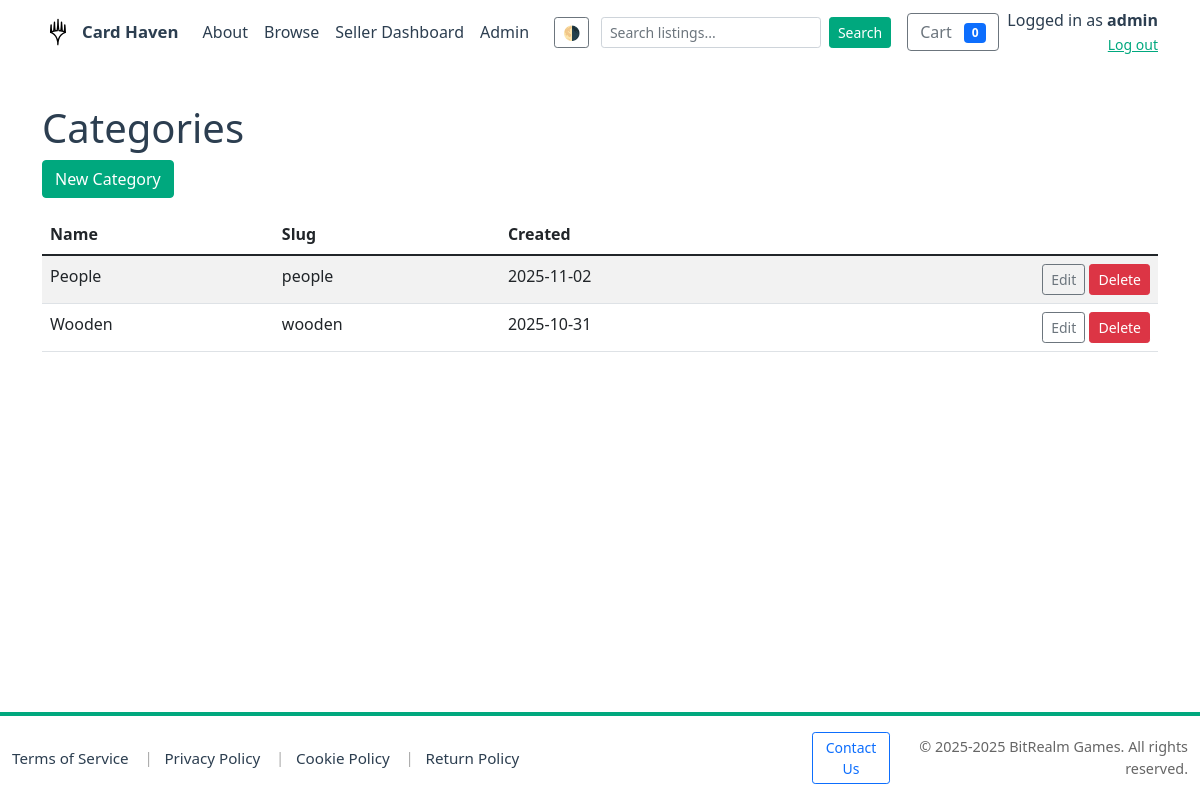
The app's page /admin/categories (signed in), older data.
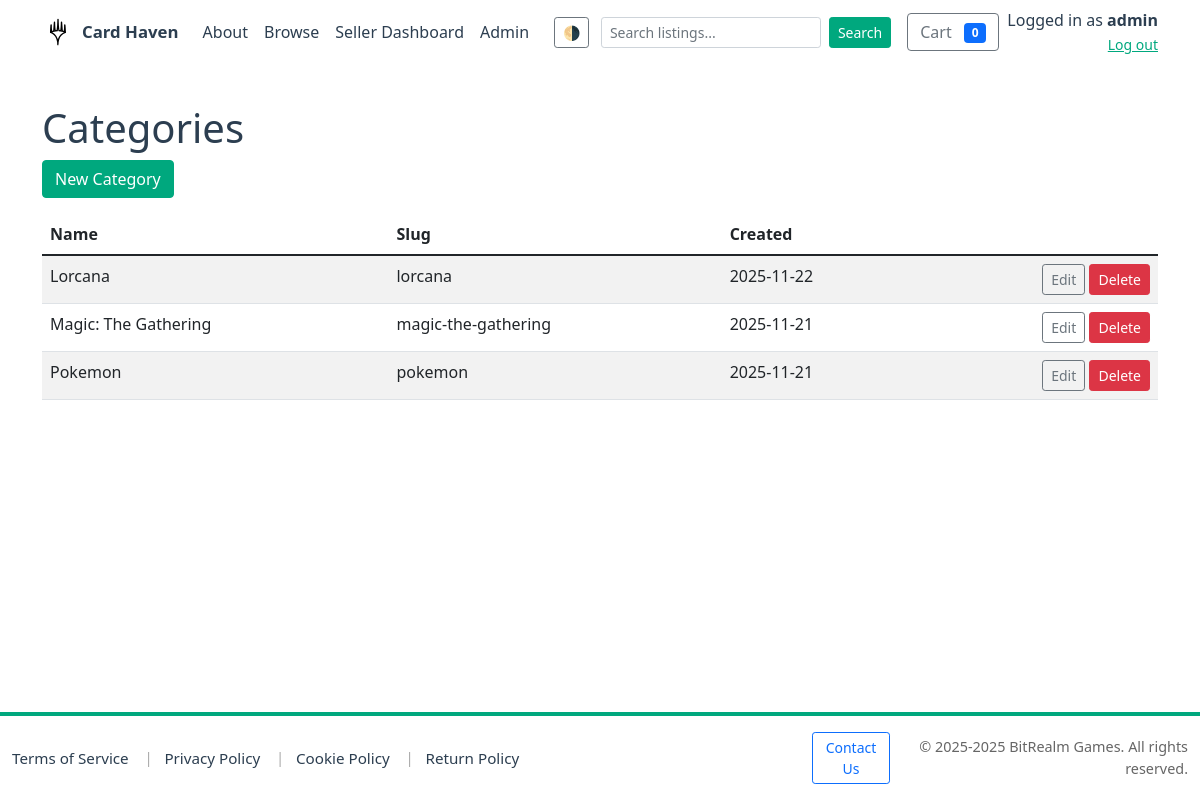
The same page, newer data.
### models.py (models this page shows, shortened)
class Category(db.Model):
    __tablename__ = 'categories'
    id = db.Column(db.Integer, primary_key=True)
    name = db.Column(db.String(255), unique=True, nullable=False)
    slug = db.Column(db.String(255), unique=True)
    description = db.Column(db.Text)
    created_at = db.Column(db.DateTime, default=datetime.utcnow)
    legacy_products = db.relationship('Product', back_populates='category', lazy='dynamic')
    products = db.relationship('Product', secondary=product_categories, back_populates='categories', lazy='dynamic')

### app.py (the view)
@app.route('/admin/categories')
@admin_required
def admin_categories():
    conn = get_db_connection()
    cur = conn.cursor()
    cur.execute("SELECT id, name, slug, description, created_at FROM categories ORDER BY name")
    categories = cur.fetchall()
    conn.close()
    return render_template('admin/categories.html', categories=categories)

### app.py (called while the page is built)
def get_db_connection(path=DB_PATH):
    conn = sqlite3.connect(path)
    conn.row_factory = sqlite3.Row
    conn.execute("PRAGMA foreign_keys = ON;")
    try:
        cur = conn.cursor()
        cur.execute("PRAGMA table_info(products)")
        cols = [r['name'] for r in cur.fetchall()]
        if 'is_active' not in cols:
            try:
                cur.execute("ALTER TABLE products ADD COLUMN is_active INTEGER NOT NULL DEFAULT 1")
                conn.commit()
            except Exception:
                pass
    except Exception:
        pass
    return conn

@app.after_request
def set_security_headers(response):
    response.headers.setdefault('X-Frame-Options', 'SAMEORIGIN')
    response.headers.setdefault('X-Content-Type-Options', 'nosniff')
    response.headers.setdefault('Referrer-Policy', 'no-referrer-when-downgrade')
    if 'SSL_ENABLED' in globals() and SSL_ENABLED:
        response.headers.setdefault('Strict-Transport-Security', 'max-age=63072000; includeSubDomains; preload')
    return response

### templates/admin/categories.html (shortened to what this page needs)
<!doctype html>
<html lang="en">
<head>
  {% include 'head_includes.html' %}
</head>
<body>
  {% include 'navbar.html' %}
  <div class="container my-4">
    <h1>Categories</h1>
    <p><a href="{{ url_for('admin_category_new') }}" class="btn btn-primary">New Category</a></p>
    {% if categories %}
      <table class="table table-striped">
        <thead>
          <tr><th>Name</th><th>Slug</th><th>Created</th><th></th></tr>
        </thead>
        <tbody>
          {% for c in categories %}
            <tr>
              <td>{{ c['name'] }}</td>
              <td>{{ c['slug'] }}</td>
              <td>{{ (c['created_at'] or '')[:10] }}</td>
              <td class="text-end">
                <a href="{{ url_for('admin_category_edit', cat_id=c['id']) }}" class="btn btn-sm btn-outline-secondary">Edit</a>
                <form action="{{ url_for('admin_category_delete', cat_id=c['id']) }}" method="post" style="display:inline-block;" onsubmit="return confirm('Delete this category? Products will be unassigned.');">
                  <button class="btn btn-sm btn-danger">Delete</button>
                </form>
              </td>
            </tr>
          {% endfor %}
        </tbody>
      </table>
    {% else %}
      <p>No categories yet.</p>
    {% endif %}
  </div>
  {% include 'footer.html' %}
</body>
</html>

Row changes from the older to the newer data that the page shows:
removed Category: name "Wooden", slug "wooden", created_at "2025-10-31"
added Category: name "Lorcana", slug "lorcana", created_at "2025-11-22"
added Category: name "Magic: The Gathering", slug "magic-the-gathering", created_at "2025-11-21"
changed Category: name "People" → "Pokemon"; slug "people" → "pokemon"; created_at "2025-11-02" → "2025-11-21"
